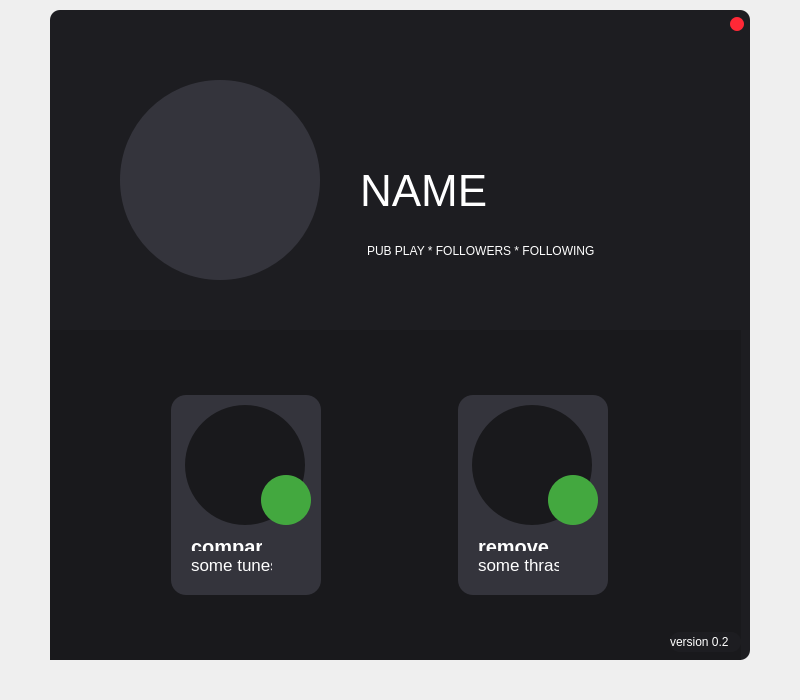
<?xml version="1.0" encoding="UTF-8"?>
<ui version="4.0">
 <class>mainWindow</class>
 <widget class="QMainWindow" name="mainWindow">
  <property name="geometry">
   <rect>
    <x>0</x>
    <y>0</y>
    <width>800</width>
    <height>700</height>
   </rect>
  </property>
  <property name="windowTitle">
   <string>MainWindow</string>
  </property>
  <property name="styleSheet">
   <string notr="true"/>
  </property>
  <widget class="QWidget" name="centralLayout">
   <widget class="QFrame" name="mainFrame">
    <property name="geometry">
     <rect>
      <x>50</x>
      <y>10</y>
      <width>700</width>
      <height>650</height>
     </rect>
    </property>
    <property name="styleSheet">
     <string notr="true">QFrame{
	background-color: rgb(29, 29, 33);
	color: rgb(255, 255, 255);
	border-radius: 10px;
}</string>
    </property>
    <property name="frameShape">
     <enum>QFrame::StyledPanel</enum>
    </property>
    <property name="frameShadow">
     <enum>QFrame::Raised</enum>
    </property>
    <widget class="QPushButton" name="exitButton">
     <property name="geometry">
      <rect>
       <x>680</x>
       <y>7</y>
       <width>14</width>
       <height>14</height>
      </rect>
     </property>
     <property name="styleSheet">
      <string notr="true">QPushButton{
	background-color: rgb(255, 40, 54);
	border-radius: 7px;
	border: none
}</string>
     </property>
     <property name="text">
      <string/>
     </property>
     <property name="checkable">
      <bool>false</bool>
     </property>
     <property name="default">
      <bool>false</bool>
     </property>
     <property name="flat">
      <bool>false</bool>
     </property>
    </widget>
    <widget class="QLabel" name="versionLabel">
     <property name="geometry">
      <rect>
       <x>620</x>
       <y>622</y>
       <width>71</width>
       <height>20</height>
      </rect>
     </property>
     <property name="text">
      <string>version 0.2</string>
     </property>
    </widget>
    <widget class="QLabel" name="welcomeLabel">
     <property name="geometry">
      <rect>
       <x>310</x>
       <y>160</y>
       <width>321</width>
       <height>41</height>
      </rect>
     </property>
     <property name="font">
      <font>
       <pointsize>33</pointsize>
      </font>
     </property>
     <property name="styleSheet">
      <string notr="true">QLabel {
	color: (255,255,255)
}</string>
     </property>
     <property name="text">
      <string>NAME</string>
     </property>
    </widget>
    <widget class="QWidget" name="widget" native="true">
     <property name="geometry">
      <rect>
       <x>-10</x>
       <y>320</y>
       <width>701</width>
       <height>331</height>
      </rect>
     </property>
     <property name="styleSheet">
      <string notr="true">QWidget {
	background-color: rgb(25, 25, 28);
}</string>
     </property>
     <layout class="QHBoxLayout" name="horizontalLayout">
      <item>
       <widget class="QFrame" name="music_panel">
        <property name="maximumSize">
         <size>
          <width>150</width>
          <height>200</height>
         </size>
        </property>
        <property name="layoutDirection">
         <enum>Qt::RightToLeft</enum>
        </property>
        <property name="styleSheet">
         <string notr="true">QFrame#music_panel{
	border-radius: 15px;
	background-color: rgb(52, 52, 60);
}</string>
        </property>
        <property name="frameShape">
         <enum>QFrame::StyledPanel</enum>
        </property>
        <property name="frameShadow">
         <enum>QFrame::Raised</enum>
        </property>
        <widget class="QLabel" name="sec_music_label">
         <property name="geometry">
          <rect>
           <x>20</x>
           <y>160</y>
           <width>81</width>
           <height>16</height>
          </rect>
         </property>
         <property name="font">
          <font>
           <pointsize>13</pointsize>
           <bold>false</bold>
          </font>
         </property>
         <property name="styleSheet">
          <string notr="true">QLabel {
	color: (255,255,255);
	background-color: rgb(52, 52, 60);
}
</string>
         </property>
         <property name="text">
          <string>some tunes</string>
         </property>
         <property name="alignment">
          <set>Qt::AlignLeading|Qt::AlignLeft|Qt::AlignTop</set>
         </property>
        </widget>
        <widget class="QLabel" name="music_icon">
         <property name="geometry">
          <rect>
           <x>14</x>
           <y>10</y>
           <width>120</width>
           <height>120</height>
          </rect>
         </property>
         <property name="styleSheet">
          <string notr="true">QLabel {
	border:none;
	border-radius: 60;

}</string>
         </property>
         <property name="text">
          <string/>
         </property>
        </widget>
        <widget class="QLabel" name="main_music_label">
         <property name="geometry">
          <rect>
           <x>20</x>
           <y>140</y>
           <width>71</width>
           <height>16</height>
          </rect>
         </property>
         <property name="font">
          <font>
           <pointsize>15</pointsize>
           <bold>true</bold>
          </font>
         </property>
         <property name="styleSheet">
          <string notr="true">QLabel {
	color: (255,255,255);
	background-color: rgb(52, 52, 60);
}
</string>
         </property>
         <property name="text">
          <string>compare</string>
         </property>
         <property name="alignment">
          <set>Qt::AlignLeading|Qt::AlignLeft|Qt::AlignTop</set>
         </property>
        </widget>
        <widget class="QPushButton" name="music_btn">
         <property name="geometry">
          <rect>
           <x>90</x>
           <y>80</y>
           <width>50</width>
           <height>50</height>
          </rect>
         </property>
         <property name="styleSheet">
          <string notr="true">QPushButton {
	border-radius: 25px;
	border: none;
	background-color: rgb(67, 168, 63);
}</string>
         </property>
         <property name="text">
          <string/>
         </property>
        </widget>
       </widget>
      </item>
      <item>
       <widget class="QFrame" name="rmv_panel">
        <property name="maximumSize">
         <size>
          <width>150</width>
          <height>200</height>
         </size>
        </property>
        <property name="styleSheet">
         <string notr="true">QFrame#rmv_panel{
	border-radius: 15px;
	background-color: rgb(52, 52, 60);
}</string>
        </property>
        <property name="frameShape">
         <enum>QFrame::StyledPanel</enum>
        </property>
        <property name="frameShadow">
         <enum>QFrame::Raised</enum>
        </property>
        <widget class="QLabel" name="rmv_icon">
         <property name="geometry">
          <rect>
           <x>14</x>
           <y>10</y>
           <width>120</width>
           <height>120</height>
          </rect>
         </property>
         <property name="styleSheet">
          <string notr="true">QLabel {
	border:none;
	border-radius: 60;

}</string>
         </property>
         <property name="text">
          <string/>
         </property>
        </widget>
        <widget class="QLabel" name="main_rmv_label">
         <property name="geometry">
          <rect>
           <x>20</x>
           <y>140</y>
           <width>71</width>
           <height>16</height>
          </rect>
         </property>
         <property name="font">
          <font>
           <pointsize>15</pointsize>
           <bold>true</bold>
          </font>
         </property>
         <property name="styleSheet">
          <string notr="true">QLabel {
	color: (255,255,255);
	background-color: rgb(52, 52, 60);
}
</string>
         </property>
         <property name="text">
          <string>remove</string>
         </property>
         <property name="alignment">
          <set>Qt::AlignLeading|Qt::AlignLeft|Qt::AlignTop</set>
         </property>
        </widget>
        <widget class="QLabel" name="sec_rmv_label">
         <property name="geometry">
          <rect>
           <x>20</x>
           <y>160</y>
           <width>81</width>
           <height>16</height>
          </rect>
         </property>
         <property name="font">
          <font>
           <pointsize>13</pointsize>
           <bold>false</bold>
          </font>
         </property>
         <property name="styleSheet">
          <string notr="true">QLabel {
	color: (255,255,255);
	background-color: rgb(52, 52, 60);
}
</string>
         </property>
         <property name="text">
          <string>some thrash</string>
         </property>
         <property name="alignment">
          <set>Qt::AlignLeading|Qt::AlignLeft|Qt::AlignTop</set>
         </property>
        </widget>
        <widget class="QPushButton" name="rmv_btn">
         <property name="geometry">
          <rect>
           <x>90</x>
           <y>80</y>
           <width>50</width>
           <height>50</height>
          </rect>
         </property>
         <property name="styleSheet">
          <string notr="true">QPushButton {
	border-radius: 25px;
	border: none;
	background-color: rgb(67, 168, 63);
}</string>
         </property>
         <property name="text">
          <string/>
         </property>
        </widget>
       </widget>
      </item>
     </layout>
    </widget>
    <widget class="QLabel" name="avatar">
     <property name="geometry">
      <rect>
       <x>70</x>
       <y>70</y>
       <width>200</width>
       <height>200</height>
      </rect>
     </property>
     <property name="styleSheet">
      <string notr="true">QLabel {
	
	background-color: rgb(52, 52, 60);
	border-radius:100px;
}</string>
     </property>
     <property name="text">
      <string/>
     </property>
    </widget>
    <widget class="QLabel" name="thefuck">
     <property name="geometry">
      <rect>
       <x>317</x>
       <y>225</y>
       <width>291</width>
       <height>31</height>
      </rect>
     </property>
     <property name="text">
      <string>PUB PLAY * FOLLOWERS * FOLLOWING</string>
     </property>
    </widget>
    <zorder>exitButton</zorder>
    <zorder>welcomeLabel</zorder>
    <zorder>widget</zorder>
    <zorder>avatar</zorder>
    <zorder>thefuck</zorder>
    <zorder>versionLabel</zorder>
   </widget>
  </widget>
 </widget>
 <resources/>
 <connections/>
</ui>
